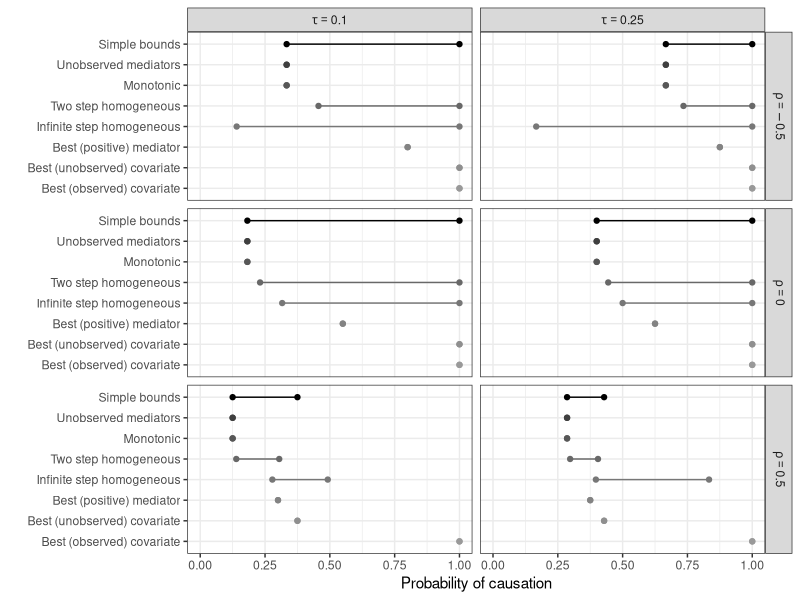

This figure's R source:
# Figure 1 — Bounding Causes of Effects With Mediators
# Study repo: https://github.com/replicate-anything/rep-10.1177-00491241211036161
# Run from the study repo code/ folder: Rscript fig_1.R

library(ggplot2)

make_fig_1 <- function(data = NULL) {
  if (!is.null(data)) {
    return(data)
  }

  markov <- function(t, r) {
    matrix(c(t - r + 1, 1 - t - r, 1 - t + r, 1 + t + r) / 2, 2, 2)
  }

  bounds_T <- function(T) {
    L <- function(T) max(0, (T[2, 2] - T[1, 2]) / T[2, 2])
    H <- function(T) min(1, T[1, 1] / T[2, 2])

    tau <- T[2, 2] - T[1, 2]
    rho <- T[2, 2] - T[1, 1]

    T2 <- markov(tau^.5, rho / (1 + tau^.5))

    best_het <- function(T) {
      matrix(
        c(
          min(1, T[1, 2] * 2),
          2 * T[1, 2] - min(1, T[1, 2] * 2),
          2 * T[2, 2] - min(1, T[2, 2] * 2),
          min(1, T[2, 2] * 2)
        ),
        2, 2
      )
    }

    best_het_bounds <- function(T) {
      M <- best_het(T)
      M1 <- matrix(c(1 - M[1, ], M[1, ]), 2, 2)
      M2 <- matrix(c(1 - M[2, ], M[2, ]), 2, 2)
      c(
        L = (M[2, 2] / (M[1, 2] + M[2, 2])) * L(M2) +
          (M[1, 2] / (M[1, 2] + M[2, 2])) * L(M1),
        H = (M[2, 2] / (M[1, 2] + M[2, 2])) * H(M2) +
          (M[1, 2] / (M[1, 2] + M[2, 2])) * H(M1)
      )
    }

    rbind(
      simple = c(L(T), H(T)),
      unobserved = c(L(T), L(T)),
      monotone = c(L(T), L(T)),
      two_step_homog = c(L(T2)^2, H(T2^2)),
      inifinte_homog = c(tau^.5 * (1 + rho / (1 - tau)), min(1, tau^(rho / (1 - tau)))),
      best_lower = c(T[1, 1], T[1, 1]),
      best_cov_un = c(L = H(T), H = H(T)),
      best_cov_ob = c(1, 1)
    )
  }

  bound_names <- c(
    "Simple bounds",
    "Unobserved mediators",
    "Monotonic",
    "Two step homogeneous",
    "Infinite step homogeneous",
    "Best (positive) mediator",
    "Best (unobserved) covariate",
    "Best (observed) covariate"
  )

  rho_values <- round(c(-.5, 0, .5), 2)

  bounds_list <- lapply(rho_values, function(rho) {
    do.call(rbind, lapply(c(.1, .25), function(tau) {
      T <- markov(tau, rho)
      bounds <- as.data.frame(bounds_T(T))
      bounds$rho <- as.factor(rho)
      bounds$tau <- as.factor(tau)
      bounds$label <- rownames(bounds)
      bounds
    }))
  })

  df <- do.call(rbind, bounds_list)
  df$names <- rep(bound_names, nrow(df) / length(unique(df$label)))

  structure(
    df,
    bound_names = bound_names,
    rho_values = rho_values
  )
}

format_fig_1 <- function(object) {
  if (inherits(object, "ggplot")) {
    return(object)
  }
  if (!is.data.frame(object)) {
    stop(
      "Expected a bounds data frame from make_fig_1(). ",
      "Rebuild with: Rscript scripts/build_artifacts.R papers/10.1177_00491241211036161",
      call. = FALSE
    )
  }

  bound_names <- c(
    "Simple bounds",
    "Unobserved mediators",
    "Monotonic",
    "Two step homogeneous",
    "Infinite step homogeneous",
    "Best (positive) mediator",
    "Best (unobserved) covariate",
    "Best (observed) covariate"
  )
  rho_values <- round(c(-.5, 0, .5), 2)

  dat <- object
  dat$names <- factor(dat$names, levels = rev(bound_names))
  dat$rho <- paste("rho ==", dat$rho)
  dat$tau <- paste("tau ==", dat$tau)
  dat$rho <- factor(dat$rho, levels = paste0("rho == ", rho_values))

  ggplot2::ggplot(dat, ggplot2::aes(x = names, ymin = L, ymax = H, color = names)) +
    ggplot2::geom_point(ggplot2::aes(y = L), position = ggplot2::position_dodge(.8)) +
    ggplot2::geom_point(ggplot2::aes(y = H), position = ggplot2::position_dodge(.8)) +
    ggplot2::geom_linerange(position = ggplot2::position_dodge(.8)) +
    ggplot2::scale_y_continuous(breaks = c(0, 0.25, 0.5, 0.75, 1)) +
    ggplot2::coord_flip(ylim = c(0, 1)) +
    ggplot2::theme_bw() +
    ggplot2::guides(color = ggplot2::guide_legend(ncol = 2)) +
    ggplot2::labs(
      y = "Probability of causation",
      x = "",
      shape = "\u03C1",
      colour = "\u03C1"
    ) +
    ggplot2::theme(legend.position = "bottom") +
    ggplot2::facet_grid(rho ~ tau, labeller = ggplot2::label_parsed) +
    ggplot2::theme(legend.position = "none") +
    ggplot2::scale_color_grey(start = .6, end = 0)
}

make_fig_1() |> format_fig_1()
